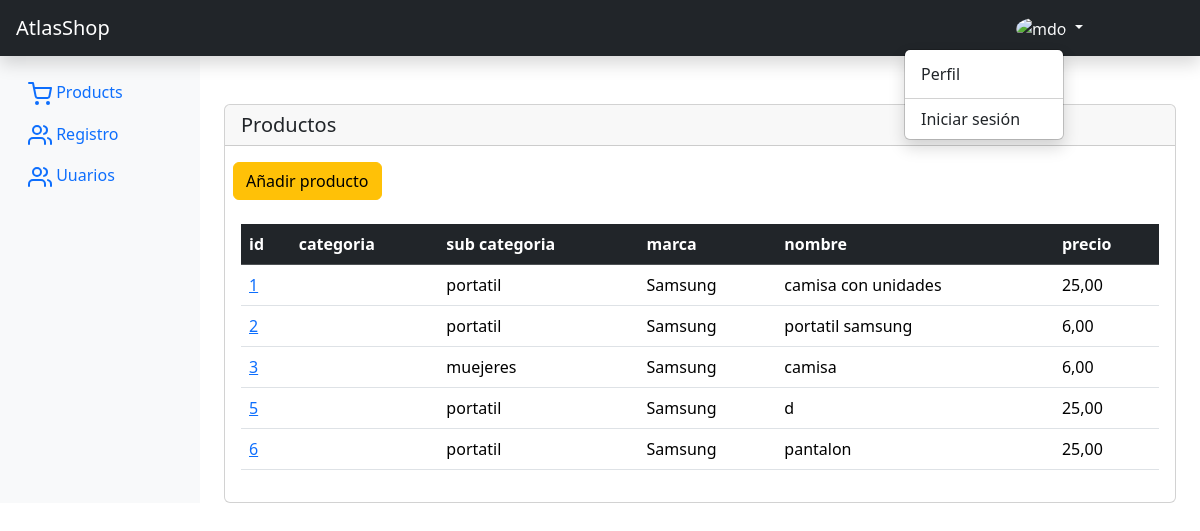
The page /administracion/producto-list on the database as committed earlier.
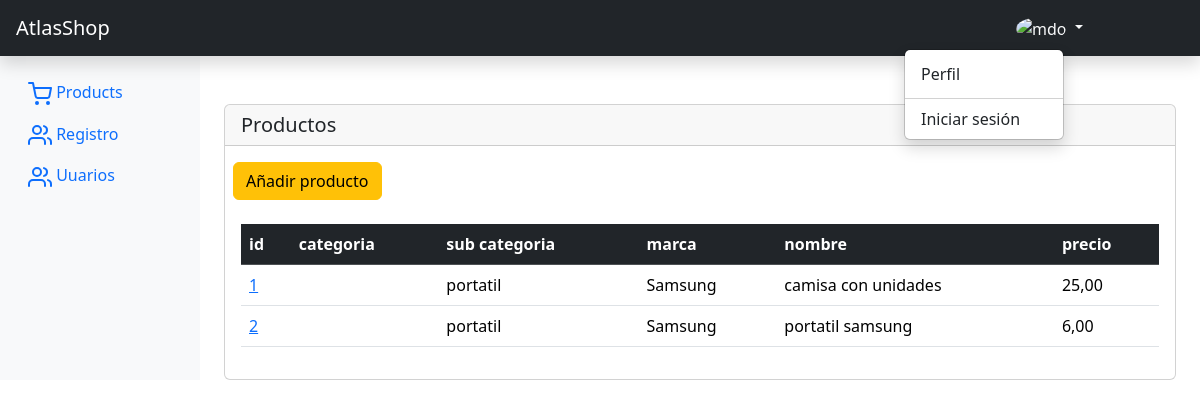
The same page on the database as committed later.
### main/models.py (models this page shows, shortened)
class Producto(models.Model):
    id = models.AutoField(db_column="id", primary_key=True, verbose_name=_('ID'))
    nombre = models.CharField(max_length=200,  )
    precio = models.DecimalField(default=0.00, decimal_places=2, max_digits=8, validators=[MinValueValidator(0.00)])
    precio_con_iva = models.DecimalField(default=0.00, decimal_places=2, max_digits=8, validators=[MinValueValidator(0.00)])
    unidades = models.PositiveIntegerField(default=0)
    iva = models.DecimalField(default=0.21, decimal_places=2, max_digits=5, validators=[MinValueValidator(0.00)])
    desccripcion = models.TextField(null=True, blank=True)
    subcategoria_id = models.ForeignKey(db_column='sucategoria_id', to=SubCategoria, on_delete=models.CASCADE, related_name='get_SubCategoria_Producto', verbose_name=_("SubCategoria"))
    marca_id = models.ForeignKey(db_column='marca_id', to=Marca, on_delete=models.CASCADE, related_name='get_Marca_Producto', verbose_name=_("Marca"))
    class Meta:
        db_table = "producto"
        verbose_name = "Producto"
        verbose_name_plural ="Productos"

class SubCategoria(models.Model):
    id = models.AutoField(db_column="id", primary_key=True, verbose_name=_('ID'))
    nombre = models.CharField(max_length=20, unique=True)
    categoria_id = models.ForeignKey(db_column='categoria_id', to=Categoria, on_delete=models.CASCADE, related_name='get_Categoria_SubCategoria', verbose_name=_("Categoria"))
    def __str__(self) -> str:
        return self.nombre
    class Meta:
        db_table = "subcategoria"
        verbose_name = "Sub Categoria"
        verbose_name_plural ="Sub Categorias"

class Marca(models.Model):
    id = models.AutoField(db_column="id", primary_key=True, verbose_name=_('ID'))
    nombre = models.CharField(max_length=20, unique=True)
    def __str__(self) -> str:
        return self.nombre
    class Meta:
        db_table = "t_marca"
        verbose_name = "Marca"
        verbose_name_plural ="Marcas"
        constraints = [
            models.UniqueConstraint(name='marca_uk-c', fields=['nombre'])
        ]

### administracion/productoViews.py (the view, shortened to what this page needs)
# urls.py: path('producto-list', ProductoListFilterPageView.as_view(), name='producto_list'),
class ProductoListFilterPageView(TemplateView):
    template_name='administracion/producto-list.html'
    def contexto(self, request, qsProducto:Producto): #form:formulariofilter
        try:
            contexto = dict(
                qsProducto=qsProducto,
            )
            return contexto
        except Exception as Err:
            return Err
    def get(self, request, *args, **kwargs):
        qsProducto = Producto.objects.all()
        contexto = self.contexto(request, qsProducto)
        if request.session.get("add_contexto", None) is not None:
            contexto.update(request.session["add_contexto"])
            del request.session["add_contexto"]
        return render(request, self.template_name, contexto)

### cliente/contexto_categorias.py (called while the page is built)
def categorias_disponibles(request):
    categorias = Categoria.objects.all()
    return {'categorias': categorias}

### administracion/templates/administracion/producto-list.html (shortened to what this page needs)
{% extends 'administracion/base.html' %}
{% load static %}
{% load i18n %}
{% block content %}
<div class="card mt-5">
  <h5 class="card-header"> Productos</h5>
  <div class="m-2 mt-3">
    <a href="{% url 'administracion:producto_new' %}" class="btn btn-warning">
      Añadir producto
    </a>
  </div>
<div class="card-body">
<table class="table">
    <thead class="table-dark">
        <tr>
          <th>id</th>
          <th>categoria</th>
          <th>sub categoria</th>
          <th>marca</th>
          <th>nombre</th>
          <th>precio</th>
        </tr>
    </thead>
    <tbody>
      {% for producto  in qsProducto %}
      <tr>
        <td>
          <a href="{% url 'administracion:producto_edit' key=producto.id %}">
            {{producto.id}}
          </a>
        </td>
        <td>{{producto.categoria_id}}</td>
        <td>{{producto.subcategoria_id}}</td>
        <td>{{producto.marca_id}}</td>
        <td>{{producto.nombre}}</td>
        <td>{{producto.precio}}</td>
       </tr>
      {% endfor %}
    </tbody>
  </table>
  </div>
</div>
{% endblock content %}

### administracion/templates/administracion/base.html (shortened to what this page needs)
<!doctype html>
{% load static %} {% load i18n %}
<html lang="en">
  <head>
  <link href="https://cdn.jsdelivr.net/npm/bootstrap@5.3.3/dist/css/bootstrap.min.css" rel="stylesheet"
>
<link rel="stylesheet"
  href="https://cdnjs.cloudflare.com/ajax/libs/bootstrap-icons/1.8.1/font/bootstrap-icons.min.css">
  </head>
  <body>
    <header class="navbar navbar-dark sticky-top bg-dark flex-md-nowrap shadow">
      <a class="navbar-brand col-md-3 col-lg-2 me-0 px-3" href="#">AtlasShop</a>
      <div class="col-md-3 col-lg-2 me-0 px-3">
          <div class="flex-shrink-0 dropdown">
            <a href="#" class="d-block link-light text-decoration-none dropdown-toggle show" id="dropdownUser2" data-bs-toggle="dropdown" aria-expanded="true">
              <img src="https://github.com/mdo.png" alt="mdo" width="32" height="32" class="rounded-circle">
            </a>
          <ul class="dropdown-menu text-small shadow show" aria-labelledby="dropdownUser2" style="position: absolute; inset: 0px auto auto 0px; margin: 0px; transform: translate(-112px, 34px);" data-popper-placement="bottom-end">
            <li><a class="dropdown-item"href="{% url 'administracion:perfile_usuario' %}">Perfil</a></li>
            <li><hr class="dropdown-divider"></li>
              {% if  user.is_authenticated %}
                <li><a class="dropdown-item" href="{% url 'administracion:logout' %}">Cerrar sesión</a></li>
              {% else %}
                <a class="nav-link px-3" href="{% url 'administracion:login' %}">Iniciar sesión</a>
              {% endif %}
          </ul>
        </div>
      </div>
    </header>
    <div class="container-fluid">
      <div class="row">
        <nav id="sidebarMenu" class="col-md-3 col-lg-2 d-md-block bg-light sidebar collapse">
          <div class="position-sticky pt-3">
            <ul class="nav flex-column">
              <li class="nav-item">
              <li class="nav-item">
                <a class="nav-link" href="{% url 'administracion:producto_list' %}">
                  <span data-feather="shopping-cart"></span>
                  Products
                </a>
              </li>
              <li class="nav-item">
                <a class="nav-link" href="{% url 'administracion:registro_usuario' %}">
                  <span data-feather="users"></span>
                  Registro
                </a>
              </li>
               <li class="nav-item">
                <a class="nav-link" href="{% url 'administracion:registro_usuario' %}">
                  <span data-feather="users"></span>
                  Uuarios
                </a>
              </li>
            </ul>
          </div>
        </nav>
        <div class="col-md-9 ms-sm-auto col-lg-10 px-md-4">
        {% block content %}
        {% endblock content %}
        </div>
      </div>
    </div>
    {% include 'main/toast-alert.html' %}
  </body>
</html>

### main/templates/main/toast-alert.html (shortened to what this page needs)
<!DOCTYPE html>
<html>
    <head>
        <link rel="stylesheet" href="">
    </head>
    <body>
    </body>
</html>

Rows that differ between the two databases and show on the page:
removed Producto: id "3", subcategoria_id "muejeres", marca_id "Samsung", nombre "camisa", precio "6,00"
removed Producto: id "5", subcategoria_id "portatil", marca_id "Samsung", nombre "d", precio "25,00"
removed Producto: id "6", subcategoria_id "portatil", marca_id "Samsung", nombre "pantalon", precio "25,00"
